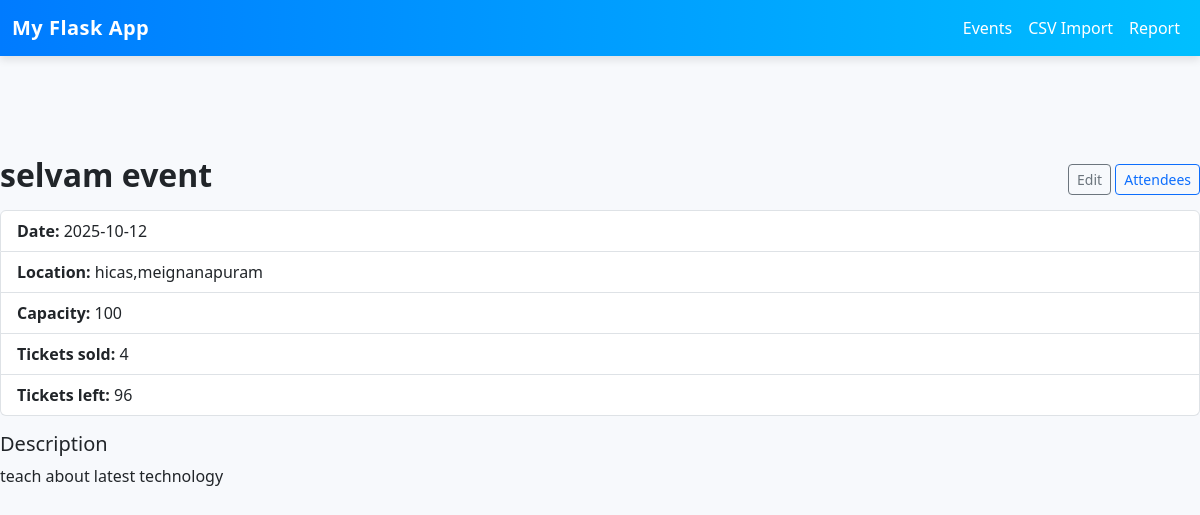
Screenshot of /events/2 with the database file from the repository.
### app.py (models this page shows)
class Event(db.Model):
    id = db.Column(db.Integer, primary_key=True)
    title = db.Column(db.String(200), nullable=False)
    description = db.Column(db.Text, nullable=True)
    date = db.Column(db.Date, nullable=False)
    location = db.Column(db.String(200), nullable=True)
    capacity = db.Column(db.Integer, nullable=False, default=0)
    tickets_sold = db.Column(db.Integer, nullable=False, default=0)
    attendees = db.relationship('Attendee', backref='event', cascade="all, delete-orphan")
    def tickets_left(self):
        return max(0, self.capacity - (self.tickets_sold or 0))

### app.py (the view)
@app.route('/events/<int:event_id>')
def view_event(event_id):
    event = Event.query.get_or_404(event_id)
    return render_template('event_view.html', event=event)

### templates/event_view.html
{% extends "base.html" %}
{% block content %}
<div class="d-flex justify-content-between align-items-center mb-2">
  <h2>{{ event.title }}</h2>
  <div>
    <a class="btn btn-sm btn-outline-secondary" href="{{ url_for('edit_event', event_id=event.id) }}">Edit</a>
    <a class="btn btn-sm btn-outline-primary" href="{{ url_for('manage_attendees', event_id=event.id) }}">Attendees</a>
  </div>
</div>
<ul class="list-group mb-3">
  <li class="list-group-item"><strong>Date:</strong> {{ event.date.strftime('%Y-%m-%d') }}</li>
  <li class="list-group-item"><strong>Location:</strong> {{ event.location }}</li>
  <li class="list-group-item"><strong>Capacity:</strong> {{ event.capacity }}</li>
  <li class="list-group-item"><strong>Tickets sold:</strong> {{ event.tickets_sold or 0 }}</li>
  <li class="list-group-item"><strong>Tickets left:</strong> {{ event.tickets_left() }}</li>
</ul>
<div>
  <h5>Description</h5>
  <p>{{ event.description or '-' }}</p>
</div>
{% endblock %}

### static/style.css (style rules this page uses)
body { background: #f7f9fc; }
h2 { font-weight: 600; }

### rows the page displays
Event: title "selvam event", date "2025-10-12", location "hicas,meignanapuram", capacity "100", tickets_sold "4", tickets_left "96", description "teach about latest technology"
